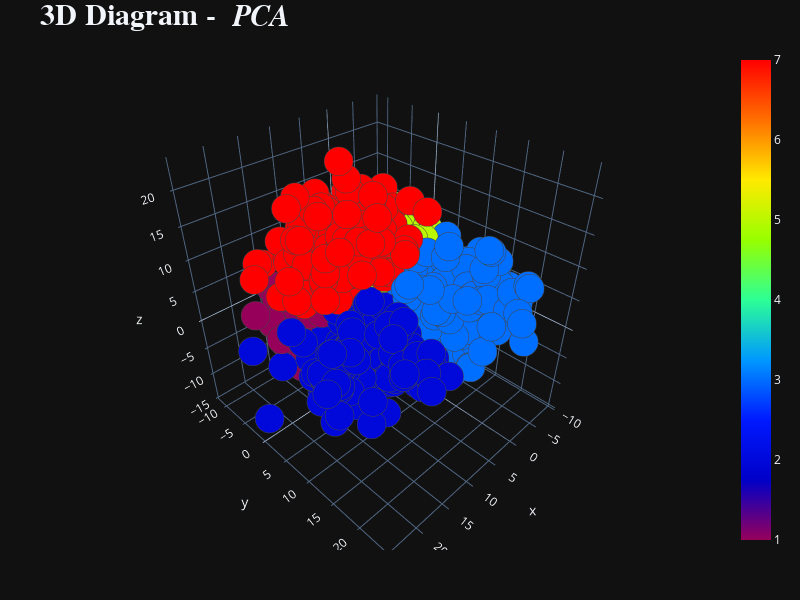

The cell this chart's notebook holds for it:
### Code cell
plot_3d(principalComponents[:, 0],principalComponents[:, 1],principalComponents[:, 2], "PCA")

### Figure 1 — Plotly figure (JSON) as saved in the notebook; plotly's stock layout.template omitted (floating-point values rounded to 4 significant figures; data arrays with more than 128 entries replaced by an {"elided": "..."} marker saying what was removed)
{"data": [{"marker": {"color": {"elided": "3000 int values"}, "colorscale": [[0, "rgb(150,0,90)"], [0.125, "rgb(0,0,200)"], [0.25, "rgb(0,25,255)"], [0.375, "rgb(0,152,255)"], [0.5, "rgb(44,255,150)"], [0.625, "rgb(151,255,0)"], [0.75, "rgb(255,234,0)"], [0.875, "rgb(255,111,0)"], [1, "rgb(255,0,0)"]], "line": {"width": 1}, "opacity": 1, "showscale": true, "size": 10}, "mode": "markers", "type": "scatter3d", "x": {"elided": "3000 float values"}, "y": {"elided": "3000 float values"}, "z": {"elided": "3000 float values"}}], "layout": {"height": 600, "hovermode": "closest", "margin": {"b": 50, "l": 50, "r": 50, "t": 50}, "title": {"font": {"family": "Times New Roman", "size": 30}, "text": "<b>3D Diagram - <i> PCA </i> </b>"}, "width": 800}}
